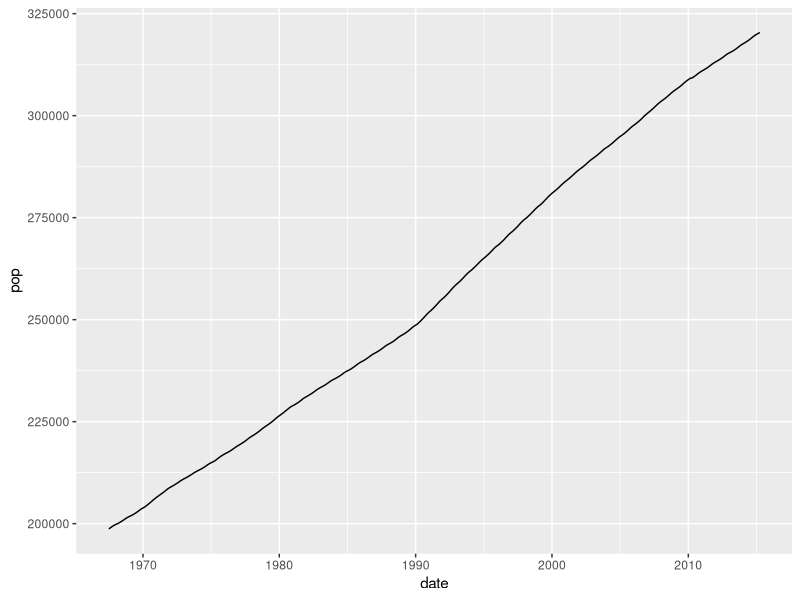
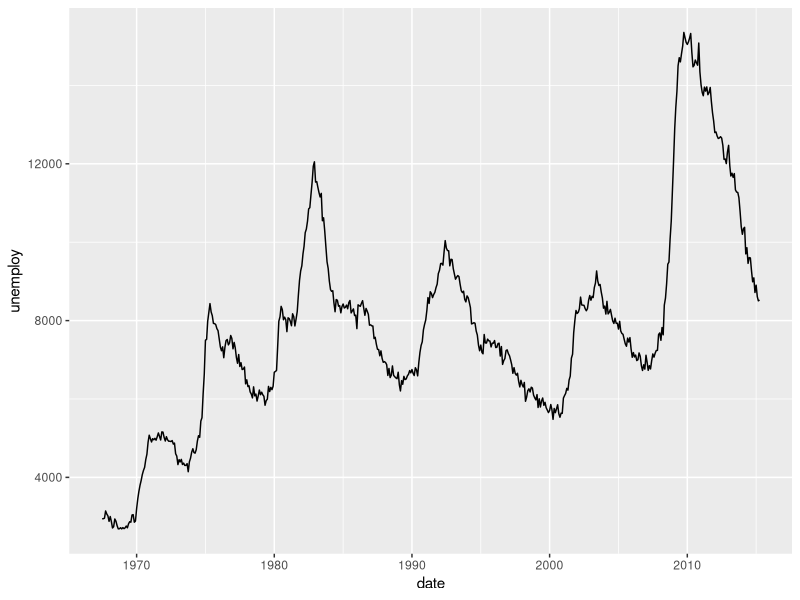
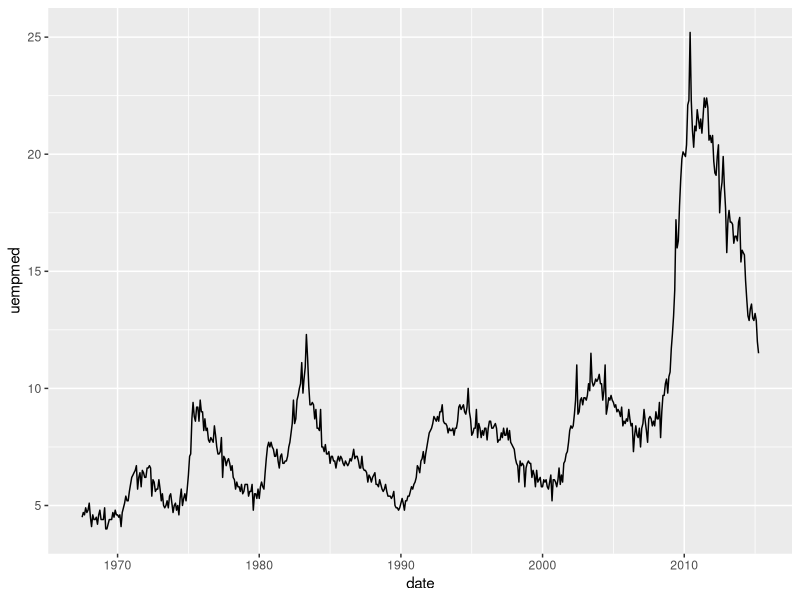
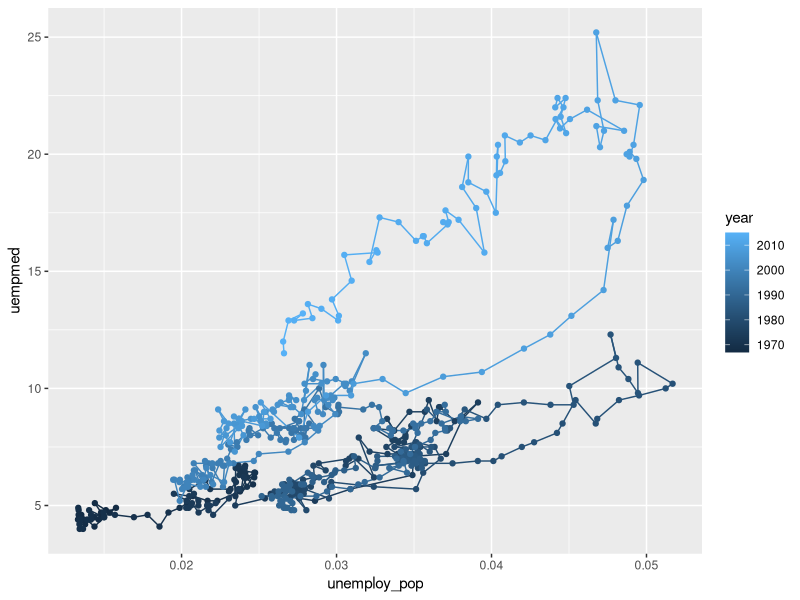

Here is the R script that generated these plots, in order:
## ---- chunk 1
#1
data(economics)
library(ggplot2)
ggplot(economics, aes(date, pop)) + geom_line()
## ---- chunk 2
#2
data(economics)
library(ggplot2)
ggplot(economics, aes(date, unemploy)) +  geom_line()
## ---- chunk 3
#3
data(economics)
library(ggplot2)
ggplot(economics, aes(date, uempmed)) +  geom_line()
## ---- chunk 4
#4
data(economics)
library(ggplot2)
economics$unemploy_pop<-economics$unemploy/economics$pop
economics$year<-as.numeric(format(economics$date, "%Y"))
ggplot(economics, aes(unemploy_pop, uempmed, color=year)) + geom_path() + geom_point()
